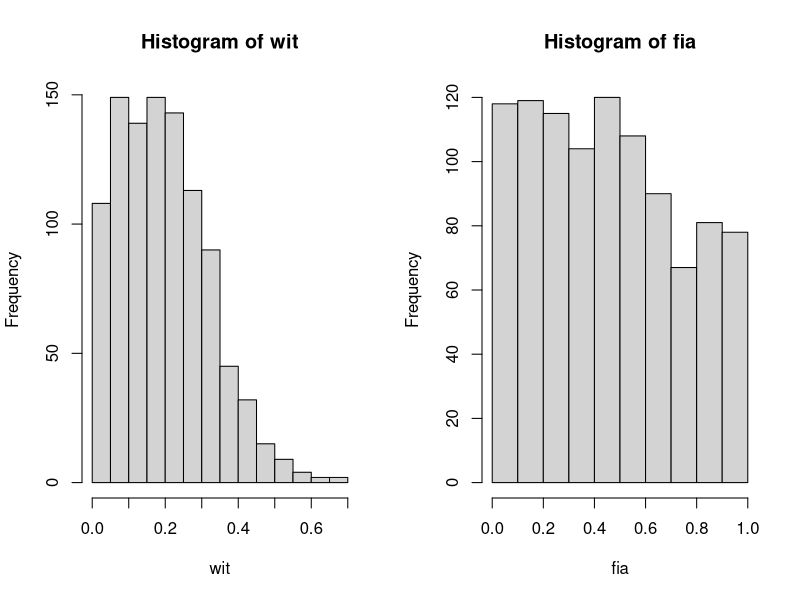
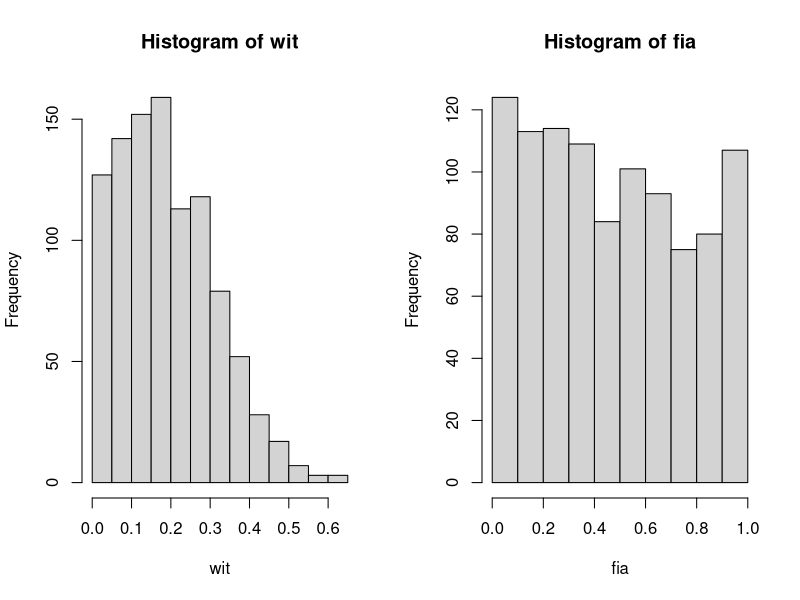
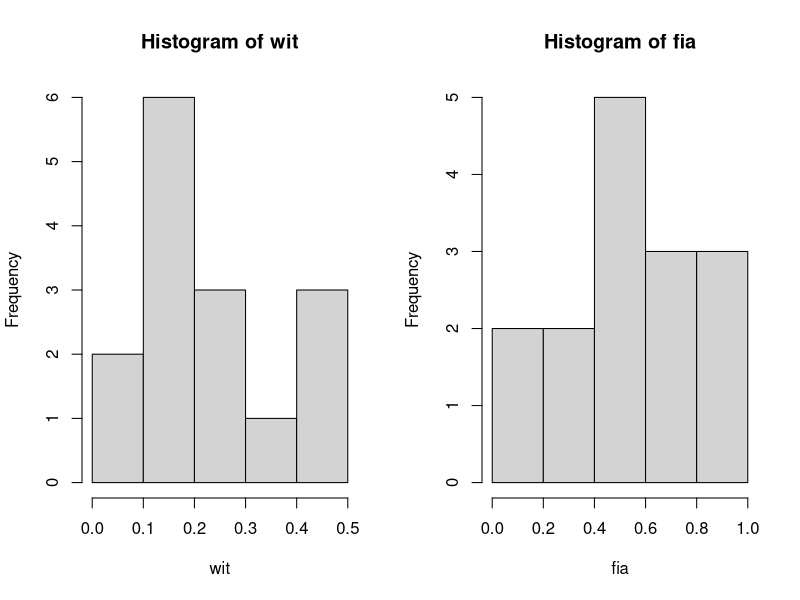

Source code (R) for these figures, in order:
## ---- chunk 1
knitr::opts_chunk$set(echo = TRUE)
## ---- chunk 2
# sd(wit$White.Oak) = 0.1629188
# mean(wit$White.Oak) = 0.1364748
# sd(fia$whiteOak) = 0.9191958
# mean(fia$whiteOak) = 0.1752141
## ---- chunk 3
wit <- rnorm(n=2000, mean=0.136, sd=0.163)
wit <- wit[wit >= 0]
wit <- wit[1:1000]
## ---- chunk 4
fia <- rnorm(n=3000, mean=0.175, sd=0.919)
fia <- fia[fia >= 0]
fia <- fia[fia <= 1]
fia <- fia[1:1000]
## ---- chunk 5
par(mfrow=c(1,2))
p1 <- hist(wit)
p2 <- hist(fia)
## ---- chunk 6
t.test(wit, fia, paired = TRUE, alternative = "two.sided")
## ---- chunk 7
wit <- rnorm(n=2000, mean=0.136, sd=0.163)
wit <- wit[wit >= 0]
wit <- wit[1:1000]
## ---- chunk 8
fia <- rnorm(n=3000, mean=0.136, sd=0.919)
fia <- fia[fia >= 0]
fia <- fia[fia <= 1]
fia <- fia[1:1000]
## ---- chunk 9
par(mfrow=c(1,2))
p1 <- hist(wit)
p2 <- hist(fia)
## ---- chunk 10
t.test(wit, fia, paired = TRUE, alternative = "two.sided")
## ---- chunk 11
wit <- rnorm(n=2000, mean=0.136, sd=0.163)
wit <- wit[wit >= 0]
wit <- wit[1:15]
## ---- chunk 12
fia <- rnorm(n=3000, mean=0.175, sd=0.919)
fia <- fia[fia >= 0]
fia <- fia[fia <= 1]
fia <- fia[1:15]
## ---- chunk 13
par(mfrow=c(1,2))
p1 <- hist(wit)
p2 <- hist(fia)
## ---- chunk 14
t.test(wit, fia, paired = TRUE, alternative = "two.sided")
